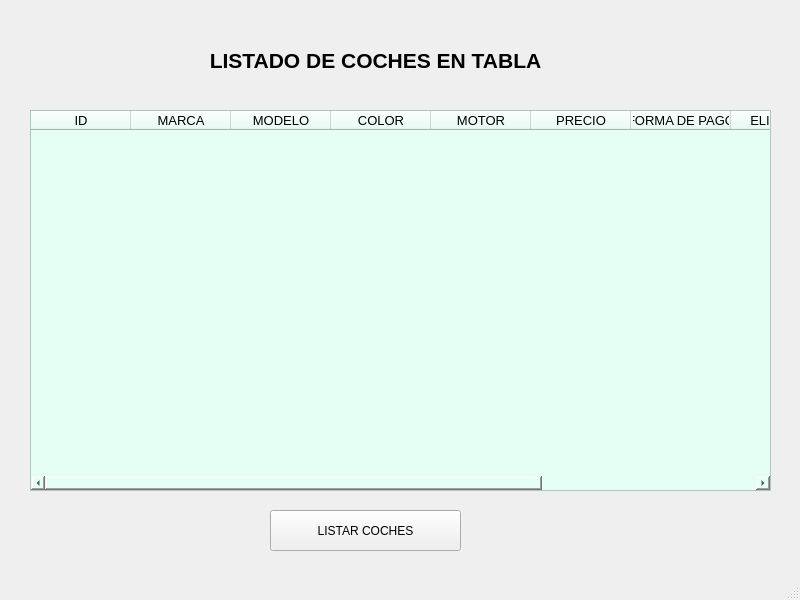
<?xml version="1.0" encoding="UTF-8"?>
<ui version="4.0">
 <class>MainWindow</class>
 <widget class="QMainWindow" name="MainWindow">
  <property name="geometry">
   <rect>
    <x>0</x>
    <y>0</y>
    <width>800</width>
    <height>600</height>
   </rect>
  </property>
  <property name="windowTitle">
   <string>Tabla de coches</string>
  </property>
  <widget class="QWidget" name="centralwidget">
   <widget class="QLabel" name="label">
    <property name="geometry">
     <rect>
      <x>120</x>
      <y>30</y>
      <width>511</width>
      <height>61</height>
     </rect>
    </property>
    <property name="text">
     <string>&lt;html&gt;&lt;head/&gt;&lt;body&gt;&lt;p align=&quot;center&quot;&gt;&lt;span style=&quot; font-size:16pt; font-weight:600;&quot;&gt;LISTADO DE COCHES EN TABLA&lt;/span&gt;&lt;/p&gt;&lt;/body&gt;&lt;/html&gt;</string>
    </property>
   </widget>
   <widget class="QTableWidget" name="tableWidget">
    <property name="geometry">
     <rect>
      <x>30</x>
      <y>110</y>
      <width>741</width>
      <height>381</height>
     </rect>
    </property>
    <property name="font">
     <font>
      <pointsize>10</pointsize>
      <weight>50</weight>
      <bold>false</bold>
     </font>
    </property>
    <property name="styleSheet">
     <string notr="true">background-color: rgb(230, 255, 244);</string>
    </property>
    <column>
     <property name="text">
      <string>ID</string>
     </property>
    </column>
    <column>
     <property name="text">
      <string>MARCA</string>
     </property>
    </column>
    <column>
     <property name="text">
      <string>MODELO</string>
     </property>
    </column>
    <column>
     <property name="text">
      <string>COLOR</string>
     </property>
    </column>
    <column>
     <property name="text">
      <string>MOTOR</string>
     </property>
    </column>
    <column>
     <property name="text">
      <string>PRECIO</string>
     </property>
    </column>
    <column>
     <property name="text">
      <string>FORMA DE PAGO</string>
     </property>
    </column>
    <column>
     <property name="text">
      <string>ELIMINAR</string>
     </property>
    </column>
    <column>
     <property name="text">
      <string>EDITAR</string>
     </property>
    </column>
    <column>
     <property name="text">
      <string/>
     </property>
    </column>
   </widget>
   <widget class="QPushButton" name="btn_listar_tabla">
    <property name="geometry">
     <rect>
      <x>270</x>
      <y>510</y>
      <width>191</width>
      <height>41</height>
     </rect>
    </property>
    <property name="text">
     <string>LISTAR COCHES</string>
    </property>
   </widget>
  </widget>
  <widget class="QStatusBar" name="statusbar"/>
 </widget>
 <resources/>
 <connections/>
</ui>
